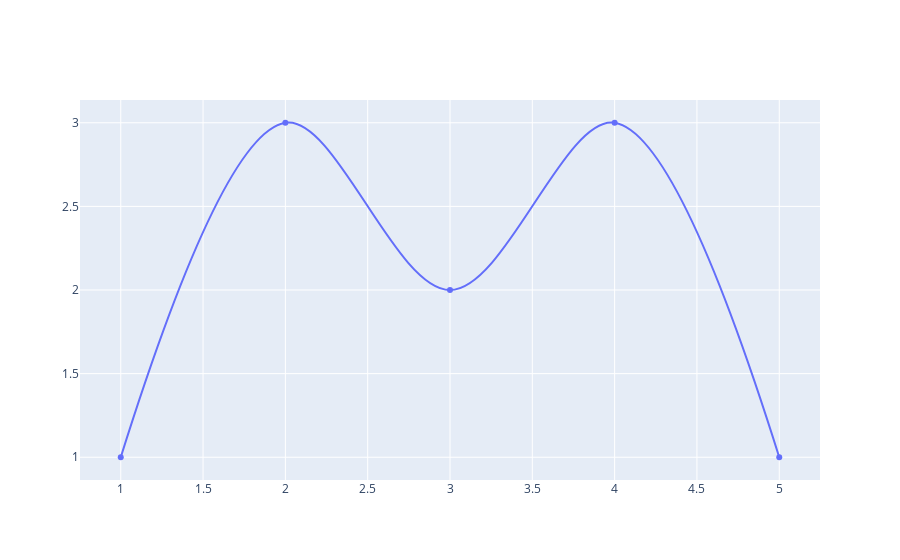

This figure's notebook cell:
### Code cell
#one time imports for plotting
import plotly.offline as py
import plotly.graph_objs as go
py.init_notebook_mode(connected=True)

#test the plotting 
x = np.array([1, 2, 3, 4, 5])
y = np.array([1, 3, 2, 3, 1])
fig=go.Scatter(x=x, y=y, name="spline",line_shape='spline')
py.iplot([fig],filename='test')

### Figure 1 — Plotly figure (JSON) as saved in the notebook; plotly's stock layout.template omitted (floating-point values rounded to 4 significant figures)
{"data": [{"line": {"shape": "spline"}, "name": "spline", "type": "scatter", "x": [1, 2, 3, 4, 5], "y": [1, 3, 2, 3, 1]}], "layout": {}}
